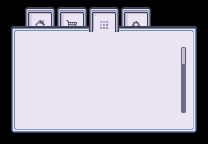

Rendered tile map (Tiled .tmx) drawn with the repository's tilesets; below, a short description and the full map source, tile grids included:
An orthogonal 13x9 tile map with 16x16 px tiles, 5 tile layers (Tile Layer 1, Tile Layer 2, Icons, Tile Layer 3, ...).

<map version="1.10" tiledversion="1.11.2" orientation="orthogonal" renderorder="right-down" width="13" height="9" tilewidth="16" tileheight="16" infinite="0" nextlayerid="6" nextobjectid="1">
 <tileset firstgid="1" source="Modern_UI_Style_2.tsx" />
 <layer id="1" name="Tile Layer 1" width="13" height="9">
  <data encoding="csv">
0,543,0,543,0,543,0,543,1133,1133,0,0,0,
99,592,0,592,0,592,0,592,1182,1182,100,100,101,
148,0,0,0,0,0,0,0,1231,1231,0,0,150,
148,0,0,0,0,0,0,0,0,0,0,0,150,
148,0,0,0,0,0,0,0,0,0,1182,0,150,
148,0,0,0,0,0,0,0,0,0,0,0,150,
148,0,0,0,0,0,0,0,0,0,0,0,150,
148,0,0,0,0,0,0,0,0,0,0,0,150,
197,198,198,198,198,198,198,198,198,198,198,198,199
</data>
 </layer>
 <layer id="2" name="Tile Layer 2" width="13" height="9">
  <data encoding="csv">
0,0,541,542,541,542,541,542,541,542,0,0,0,
0,0,740,591,740,591,740,591,740,591,0,0,0,
0,740,740,740,740,740,740,740,740,740,740,740,0,
1280,740,740,740,740,740,740,740,740,740,740,740,0,
0,740,740,740,740,740,740,740,740,740,740,740,0,
0,740,740,740,740,740,740,740,740,740,740,740,0,
0,740,740,740,740,740,740,740,740,740,740,740,1280,
0,740,740,740,740,740,740,740,740,740,740,740,0,
0,0,0,0,0,0,0,0,0,0,0,0,0
</data>
 </layer>
 <layer id="5" name="Icons" width="13" height="9">
  <data encoding="csv">
0,0,0,0,0,0,0,0,0,0,0,0,0,
0,0,1011,0,1206,0,1007,0,1010,0,0,0,0,
0,0,0,0,0,0,0,0,0,0,0,216,0,
0,0,0,0,0,0,0,0,0,0,0,265,0,
0,0,0,0,0,0,0,0,0,0,0,267,0,
0,0,0,0,0,0,0,0,0,0,0,267,0,
0,0,0,0,0,0,0,0,0,0,0,267,0,
0,0,0,0,0,0,0,0,0,0,0,316,0,
0,0,0,0,0,0,0,0,0,0,0,0,0
</data>
 </layer>
 <layer id="3" name="Tile Layer 3" width="13" height="9">
  <data encoding="csv">
0,0,0,0,0,0,0,0,0,0,0,0,0,
0,100,100,100,100,100,1379,100,100,100,0,0,0,
0,0,0,0,0,0,0,0,0,0,0,0,0,
0,0,0,0,0,0,0,0,0,0,0,0,0,
0,0,0,0,0,0,0,0,0,0,0,0,0,
0,0,0,0,0,0,0,0,0,0,0,0,0,
0,0,0,0,0,0,0,0,0,0,0,0,0,
0,0,0,0,0,0,0,0,0,0,0,0,0,
0,0,0,0,0,0,0,0,0,0,0,0,0
</data>
 </layer>
 <layer id="4" name="Tile Layer 4" width="13" height="9">
  <data encoding="csv">
0,0,0,0,0,0,0,0,0,0,0,0,0,
0,0,0,1330,1331,589,0,591,0,0,0,0,0,
0,0,0,0,0,0,0,0,0,0,0,0,0,
0,0,0,0,0,0,0,0,0,0,0,0,0,
0,0,0,0,0,0,0,0,0,0,0,0,0,
0,0,0,0,0,0,0,0,0,0,0,0,0,
0,0,0,0,0,0,0,0,0,0,0,0,0,
0,0,0,0,0,0,0,0,0,0,0,0,0,
0,0,0,0,0,0,0,0,0,0,0,0,0
</data>
 </layer>
</map>
